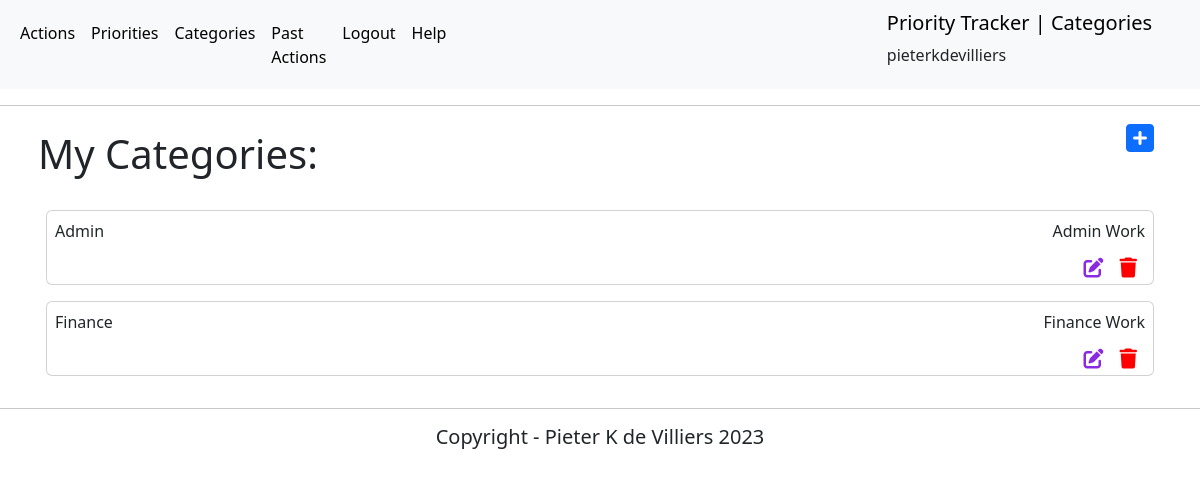
Page /categories/ (signed in) on the committed database.
### actions/models.py (models this page shows, shortened)
class User(AbstractUser):
    email = models.EmailField(unique=True)

class Category(models.Model):
    title = models.CharField(max_length=50, null=False, blank=False)
    description = models.CharField(max_length=150)
    user = models.ForeignKey(
        settings.AUTH_USER_MODEL, on_delete=models.CASCADE,
        related_name="categories", null=True)

### actions/views.py (the view)
# urls.py: path('categories/', views.get_categories_list, name='get_categories_list'),
@login_required(login_url='login')
def get_categories_list(request):
    current_user = request.user
    user_id = current_user.id
    username = current_user.username
    categories = Category.objects.filter(user=current_user)
    page_title = 'Categories'
    context = {
        "username": username,
        "user_id": user_id,
        "categories": categories,
        'page_title': page_title
    }
    return render(request, 'actions/categories_list.html', context)

### actions/templates/actions/categories_list.html (shortened to what this page needs)
{% extends 'actions/main.html' %}
{% block content %}
<body>
    <div class="container d-flex p-2 justify-content-between flex-row bd-highlight">
        <h1>My Categories:</h1>
        <a title="Add Category" aria-label="Add Category" class="fa-solid fa-2xl p-2 fa-square-plus" role="button"
            href="/add-category/"></a>
    </div>
    <div class="container d-flex p-2 flex-column bd-highlight">
        {% for category in user.categories.all %}
        <div class="d-flex p-2 flex-column bd-highlight">
            <div class="p-2 card bd-highlight">
                <div class="d-flex justify-content-between flex-row bd-highlight">
                    <p class="bd-highlight">{{ category.title }}</p>
                    <p class="bd-highlight">{{ category.description }}</p>
                </div>
                {% if user.id == category.user.id %}
                <div class="icon-outer-container">
                    <div class="icon-container d-flex justify-content-end">
                        <div class="d-flex justify-content-end col-12">
                            <a title="Update Category" class="fa-solid fa-lg p-2 fa-pen-to-square" role="button"
                                aria-label="Update Category" href="{% url 'update_category' category.id %}"></a>
                            <a title="Delete Category" class="fa-solid fa-lg p-2 fa-trash" role="button"
                                aria-label="Delete Category" href="{% url 'delete_category' category.id %}"></a>
                        </div>
                    </div>
                </div>
                {% endif %}
            </div>
        </div>
        {% endfor %}
    </div>
</body>
{% endblock %}

### actions/templates/actions/main.html (shortened to what this page needs)
<!DOCTYPE html>
<html lang="en">
<head>
  {% load static %}
  <link href="https://cdn.jsdelivr.net/npm/bootstrap@5.3.0-alpha1/dist/css/bootstrap.min.css" rel="stylesheet"
>
  <link href="https://cdnjs.cloudflare.com/ajax/libs/font-awesome/6.2.1/css/all.min.css" rel="stylesheet"
    type="text/css">
  <link href="{% static 'css/style.css' %}" rel="stylesheet" type="text/css">
</head>
<body>
  <nav class="navbar navbar-expand-lg bg-body-tertiary">
    <div class="container-fluid">
      <div class="collapse navbar-collapse" id="navbarSupportedContent">
        <ul class="navbar-nav me-auto mb-2 mb-lg-0">
          <li class="nav-item">
            <a class="nav-link active" aria-label="Actions" aria-current="page"
              href="{% url 'get_action_list' %}">Actions</a>
          </li>
          <li class="nav-item">
            <a class="nav-link active" aria-label="Priorities" aria-current="page"
              href="{% url 'get_priorities_list' %}">Priorities</a>
          </li>
          <li class="nav-item">
            <a class="nav-link active" aria-label="Categories" aria-current="page"
              href="{% url 'get_categories_list' %}">Categories</a>
          </li>
          <li class="nav-item">
            <a id="get-filtered-actions" aria-label="Past Actions" class="nav-link active" aria-current="page"
              href="{% url 'get_filtered_action_list' %}">Past Actions</a>
          </li>
          <li class="nav-item">
            <a class="nav-link active" aria-label="Logout" aria-current="page" href="{% url 'logout' %}">Logout</a>
          </li>
          <li class="nav-item">
            <a class="nav-link active" aria-label="Help" aria-current="page" href="{% url 'help' %}">Help</a>
          </li>
        </ul>
      </div>
      <div class="container d-flex justify-content-end">
        <div>
          <a class="navbar-brand p-2" href="/actions">Priority Tracker | {{ page_title }}</a>
          <h6 class="p-2">{{ username }}</h6>
        </div>
      </div>
    </div>
  </nav>
  <hr>
  {% block content %}
  {% endblock %}
  <hr>
  <div class="d-flex justify-content-center">
    <h5>Copyright - Pieter K de Villiers 2023</h5>
  </div>
</body>
</html>

### static/css/style.css (style rules this page uses)
.fa-pen-to-square { color: blueviolet; }
.fa-trash { color: red; }
a { text-decoration: none; }

### rows in the picture
User: username "pieterkdevilliers"
Category: title "Admin", description "Admin Work"
Category: title "Finance", description "Finance Work"

### other values in the picture
{{ page_title }} "Categories"
